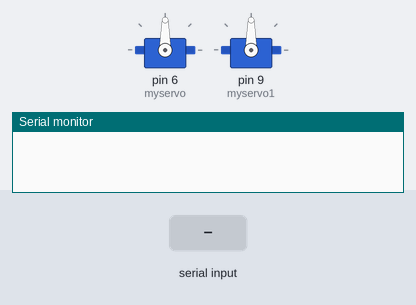
Bench run of a sketch on a simulated Arduino Uno, built with avr-gcc and run on an emulated ATmega328P. Parts: 2 × servo, the last lines printed to the serial monitor. Inputs (shaded band) come from the test bench.

Above: at 1.2 s.
1.3 s: "ACTION_1\n" received over Serial
At 1.6 s:
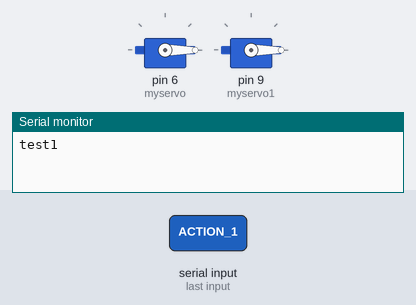
At 4.1 s:
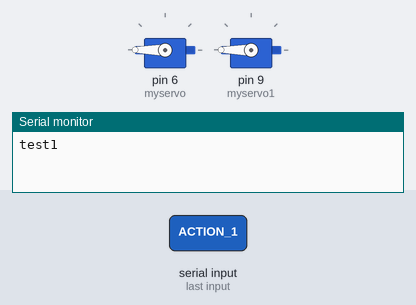
4.3 s: "ACTION_2\n" received over Serial
At 7.2 s:
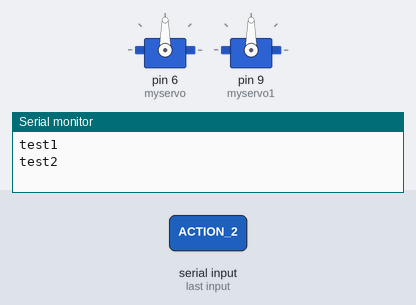
Timing chart, 0 to 8.7 s (numbered marks = the images above; inputs shaded):
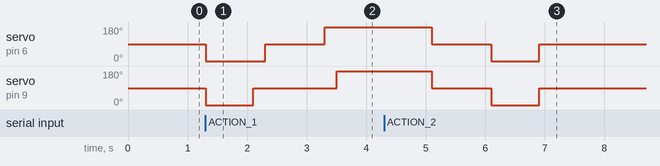

Measured:
- after the input at 1.3 s, servo on pin 6 (myservo): 90° → 0° at once, → 90° 1.0 s later, → 180° 1.0 s later; servo on pin 9 (myservo1): 90° → 0° at once, → 90° 0.80 s later, → 180° 1.4 s later
- after the input at 4.3 s, servo on pin 6 (myservo), servo on pin 9 (myservo1): 180° → 90° after 0.80 s instead of 0.00 s

The sketch:

earnterface-arduino.ino
```cpp
#include <Wire.h>
#include "rgb_lcd.h"
#include <Servo.h>

Servo myservo;  // create servo object to control a servo
Servo myservo1;

String incomingByte;   // for incoming serial data

int myState = 0;

const long time1 = 800; // 20 sec
const long time2 = 1000; // 40 sec
const long time3 = 800; // 40 sec
const long async = 200;

void setup() {
  // initialize serial communication:
  Serial.begin(57600);

  myservo.attach(6);  // attaches the servo on pin 9 to the servo object
  myservo1.attach(9);
}

void loop() {
  // see if there's incoming serial data:
  if (Serial.available() > 0) {

    incomingByte = Serial.readStringUntil('\n');
    // read the incoming byte:

    if (incomingByte == "ACTION_1") {
      // DO SOME ACTION HERE
      myState = 1;
    }
    if (incomingByte == "ACTION_2") {
      // DO SOME ACTION HERE
      myState = 2;
    }
    if (incomingByte == "s") {
      // DO SOME ACTION HERE
      myState = 0;
      myservo.write(90);
      myservo1.write(90);
    }
    if (myState == 1) {
      Serial.println("test1");
      //change cycle based on timer
      myservo.write(0);
      myservo1.write(0);
      delay(time1);

      myservo.write(0);
      myservo1.write(90);
      delay(async);

      myservo.write(90);
      myservo1.write(90);
      delay(time2);

      myservo.write(180);
      myservo1.write(90);
      delay(async);

      myservo.write(180);
      myservo1.write(180);
      delay(time3);

      myservo.write(90);
      myservo1.write(90);
      myState = 3;
    }
    if (myState == 2) {
      Serial.println("test2");
      //change cycle based on timer
      myservo.write(180);
      myservo1.write(180);
      delay(time1);

      myservo.write(90);
      myservo1.write(90);
      delay(time2);

      myservo.write(0);
      myservo1.write(0);
      delay(time3);

      myservo.write(90);
      myservo1.write(90);
      myState = 3;
    }
  }
}
```
